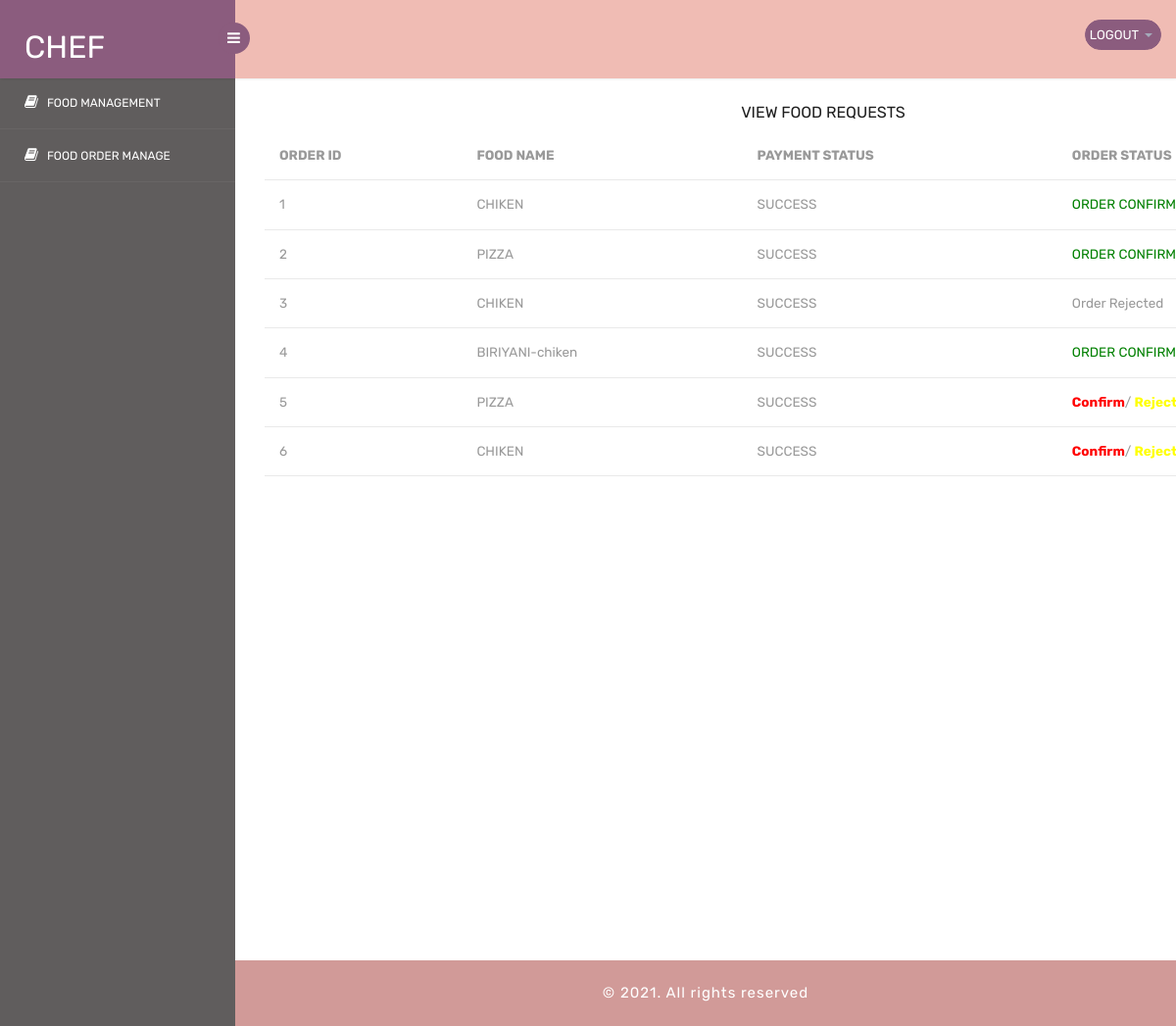
/view_req/, run on the app's committed database.
### rest_app/models.py (models this page shows)
class food_order(models.Model):
    c = models.ForeignKey(chef, on_delete=models.CASCADE, null=True)
    w = models.ForeignKey(waiter, on_delete=models.CASCADE, null=True)
    custom = models.ForeignKey(customer, on_delete=models.CASCADE, null=True)
    FoodName = models.CharField(max_length=100,null=True)
    food_type = models.CharField(max_length=200,null=True)
    table_no = models.IntegerField(default=0)
    phone = models.IntegerField(null=True)
    Price = models.IntegerField(null=True)
    cardnumber = models.IntegerField(null=True)
    cvv = models.IntegerField(null=True)
    date = models.DateField()
    food_status = models.IntegerField(default=0)
    waiter_status = models.IntegerField(default=0)
    order_status = models.IntegerField(default=0)
    pay_status = models.IntegerField(default=0)
    delivered_status = models.IntegerField(default=0)

### rest_app/views.py (the view)
# urls.py: path('view_req/',views.view_req, name= 'view_req'),
def view_req(request):
    dataset = food_order.objects.all()
    context = {
        'data': dataset
    }
    return render(request, 'chef/view_req.html', context)

### templates/chef/view_req.html (shortened to what this page needs)
{% extends 'chef/base.html' %}
{% load static %}
{% block content %}
<!doctype html>
<html lang="en">
  <head>
	<link rel="stylesheet" href="{% static 'view/https://stackpath.bootstrapcdn.com/font-awesome/4.7.0/css/font-awesome.min.css' %}">
	<link rel="stylesheet" href="{% static 'view/css/style.css' %}">
	</head>
	<body>
	<section class="ftco-section">
		<div class="container">
			<div class="row justify-content-center">
				<div class="col-md-6 text-center mb-5">
					<h2 class="heading-section"></h2>
				</div>
			</div>
			<div class="row">
				<div class="col-md-12">
					<h4 class="text-center mb-4">VIEW FOOD REQUESTS</h4>
					<div class="table-wrap">
						<table class="table">
					    <thead class="thead-primary">
					      <tr>
					        <th> ORDER ID</th>
					        <th> FOOD NAME</th>
					        <th>PAYMENT STATUS</th>
					        <th>ORDER  STATUS</th>
					      </tr>
					    </thead>
					    <tbody>
						  {% for i in data %}
					      <tr>
					        <td>{{i.id}}</td>
					        <td>{{i.FoodName}}</td>
							  <td>{% if i.pay_status == 0 %}
                {% elif i.pay_status == 1 %}
                <p> SUCCESS</p>
                {% else %}
                <p>Pending</p>
                {% endif %}
            </td>
<td>{% if i.order_status == 0 %}
                 <a href="{% url 'ap' i.id %}"><b style="color:red;">Confirm</b></a>/
                <a href="{% url 'rej' i.id %}"><b style="color:yellow;">Reject</b></a>
                {% elif i.order_status == 1 %}
                <p style="color:Green;">ORDER CONFIRMED</p>
                {% else %}
                <p>Order Rejected</p>
                {% endif %}
            </td>
					      </tr>
  {% endfor %}
					    </tbody>
					  </table>
					</div>
				</div>
			</div>
		</div>
	</section>
	</body>
</html>
{% endblock content %}

### static/ad/css/style.css (style rules this page uses)
h4, h5, h6, h1, h2, h3 { margin: 0; }
p { margin: 0; }
html, body { font-family: 'Roboto', sans-serif; font-size: 100%; overflow-x: hidden; background: url(../images/bg.jpg) no-repeat 0px 0px; background-size:cover; }
body a { transition: 0.5s all ease; -webkit-transition: 0.5s all ease; -moz-transition: 0.5s all ease; -o-transition: 0.5s all ease; -ms-transition: 0.5s all ease; text-decoration:none; }
h1,h2,h3,h4,h5,h6 { margin:0; }
p { margin:0; }
.table>thead>tr>th { border-bottom: 1px solid #e1ab91 ! important; }
.table>tbody>tr>td, .table>tbody>tr>th, .table>tfoot>tr>td, .table>tfoot>tr>th, .table>thead>tr>td, .table>thead>tr>th { border-bottom: 1px solid #e9e9e9 ! important; }
.table > thead > tr > th, .table > tbody > tr > th, .table > tfoot > tr > th, .table > thead > tr > td, .table > tbody > tr > td, .table > tfoot > tr > td { border-top: none !important; }
.table td, .table>tbody>tr>td, .table>tbody>tr>th, .table>tfoot>tr>td, .table>tfoot>tr>th, .table>thead>tr>td, .table>thead>tr>th { padding: 15px!important; }
.table > thead > tr > th, .table > tbody > tr > th, .table > tfoot > tr > th, .table > thead > tr > td, .table > tbody > tr > td, .table > tfoot > tr > td { font-size: 0.9em; color: #999; border-top: none !important; }

### static/a/css/style.css (style rules this page uses)
body { color: #666666; font-size: 15px; font-family: 'Rubik', sans-serif; line-height: 1.80857; }
a { color: #1f1f1f; text-decoration: none !important; outline: none !important; -webkit-transition: all .3s ease-in-out; -moz-transition: all .3s ease-in-out; -ms-transition: all .3s ease-in-out; -o-transition: all .3s ease-in-out; transition: all .3s ease-in-out; }
h1, h2, h3, h4, h5, h6 { letter-spacing: 0; font-weight: normal; position: relative; padding: 0 0 10px 0; font-weight: normal; line-height: 120% !important; color: #1f1f1f; margin: 0 }
h2 { font-size: 22px }
h4 { font-size: 16px }
a { color: #1f1f1f; text-decoration: none; outline: none; }
a, .btn { text-decoration: none !important; outline: none !important; -webkit-transition: all .3s ease-in-out; -moz-transition: all .3s ease-in-out; -ms-transition: all .3s ease-in-out; -o-transition: all .3s ease-in-out; transition: all .3s ease-in-out; }

### data on the page
food_order: id "1", FoodName "CHIKEN", pay_status "SUCCESS", order_status "ORDER…"
food_order: id "2", FoodName "PIZZA", pay_status "SUCCESS", order_status "ORDER…"
food_order: id "3", FoodName "CHIKEN", pay_status "SUCCESS", order_status "Order Rejected"
food_order: id "4", FoodName "BIRIYANI-chiken", pay_status "SUCCESS", order_status "ORDER…"
food_order: id "5", FoodName "PIZZA", pay_status "SUCCESS", order_status "Confirm"
food_order: id "6", FoodName "CHIKEN", pay_status "SUCCESS", order_status "Confirm"
